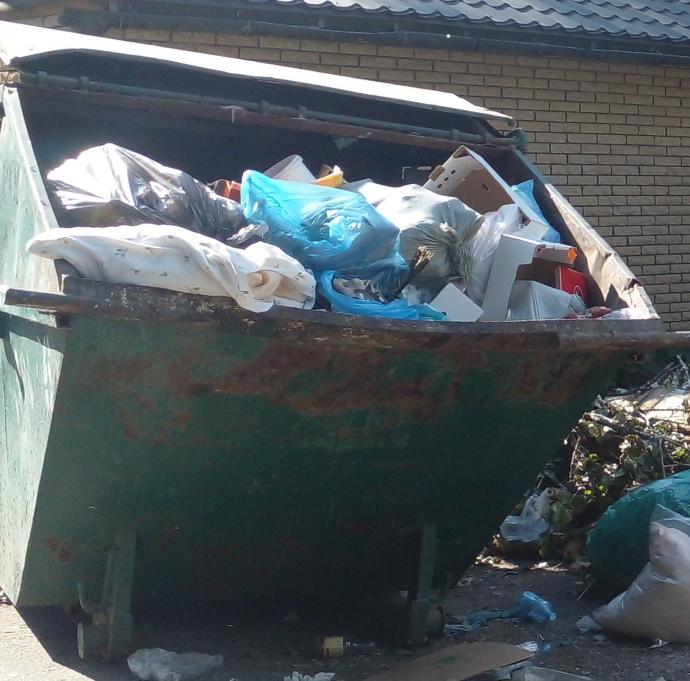
#> input picture cropped_images/17_0.jpg, 1380 x 1361 px (shown at 1/2 size); its folder holds only this picture in this run
$ python AccuracyCheck.py
#> lines starting #> are read from the running program, lines starting #| are printed output that depends on the picture; after the words box and inside, x2 and y2 are one past the last pixel; in counts of white or black regions, pixels touching at a corner belong together
from PIL import Image
import numpy as np
from matplotlib import pyplot as plt
import cv2
import os

image_dir = 'cropped_images'

image_extensions = ['.jpeg', '.jpg']

correct = 0


for target in os.listdir(image_dir):

    with Image.open(f"cropped_images/{target}") as img:
#> img is the input picture: PIL image 1380x1361 RGB; mean R, G, B 82.9, 91.5, 95.5
        div = img.size[1] / 500
#> div = 2.72
        img = img.resize((int(img.size[0]/div), int(img.size[1] / div)))
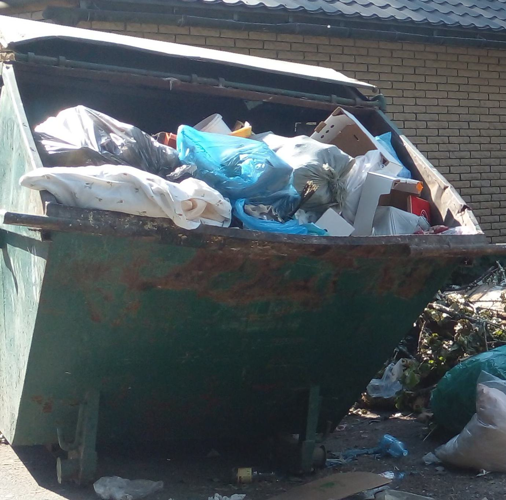
#> img: PIL image 506x500 RGB; mean R, G, B 82.9, 91.5, 95.5

        img_np = np.array(img)
        pallet = np.zeros(img_np.shape[:2])

        for y in range(img.width):
            for x in range(img.height):
                rgb = img_np[x, y]
                if rgb[1] > rgb[0] * 1.1 and rgb[1] > rgb[2] * 1.1:
                    pallet[x,y] = rgb[1]
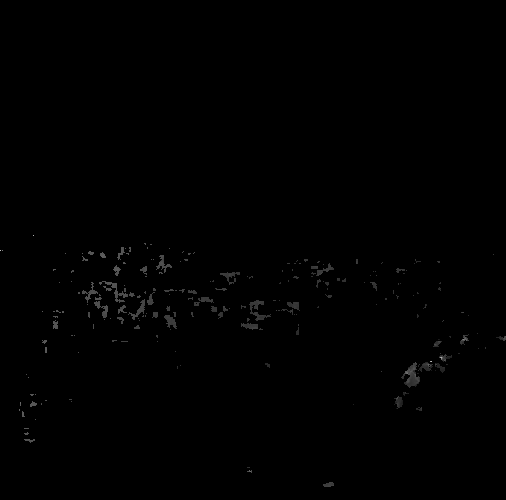
#> pallet: shape (500, 506) float64; min 0, max 191, mean 0.8


    transposed_img = pallet.transpose()
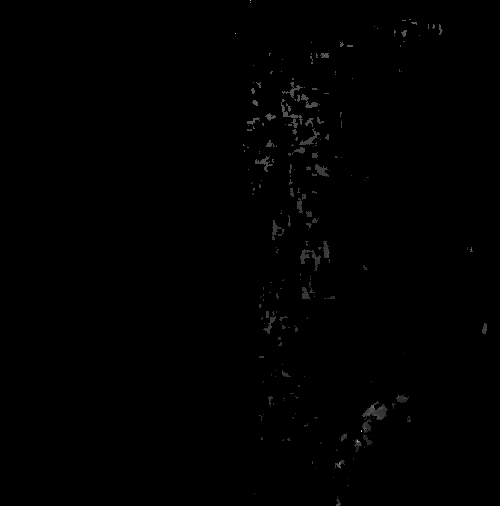
#> transposed_img: shape (506, 500) float64; min 0, max 191, mean 0.8

    siluet=[]

    for idx, row in enumerate(transposed_img):
        indices = np.where(row != 0)

        try:
            siluet.append(indices[0][-1])
        except:
            if len(indices[0]) == 0:
                siluet.append(0)
#> this loop made 506 passes
#> indices on passes 1 to 3: ([250],), (empty array,), ([250],)
#> after the loop, siluet = 506 values, max 486 at index 324, min 0 at index 1, mean 258.7

    final = np.zeros(transposed_img.transpose().shape)

    for x in range(final.shape[1]):
        if siluet[x] > img.size[1] / 3:
            final[siluet[x], x] = 255
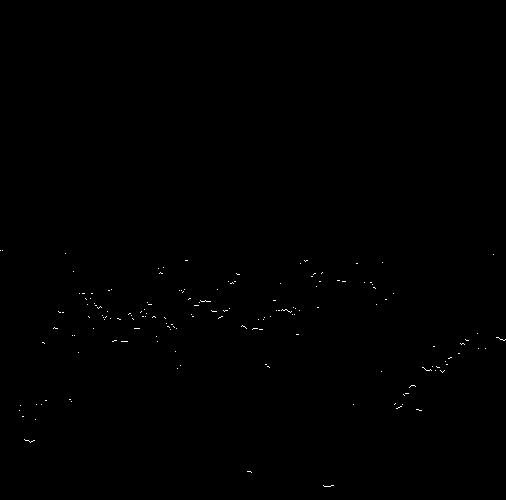
#> final: shape (500, 506) float64; 0.15% white in thin lines or dots, all inside (x1, y1, x2, y2) = (0, 250, 506, 487)

    max_values = []

    for i in ['0','-15','-30','15','30']:
#> (the run stopped early here; a loop or call above may not have finished)

$ run again, on cropped_images/25_1.jpg
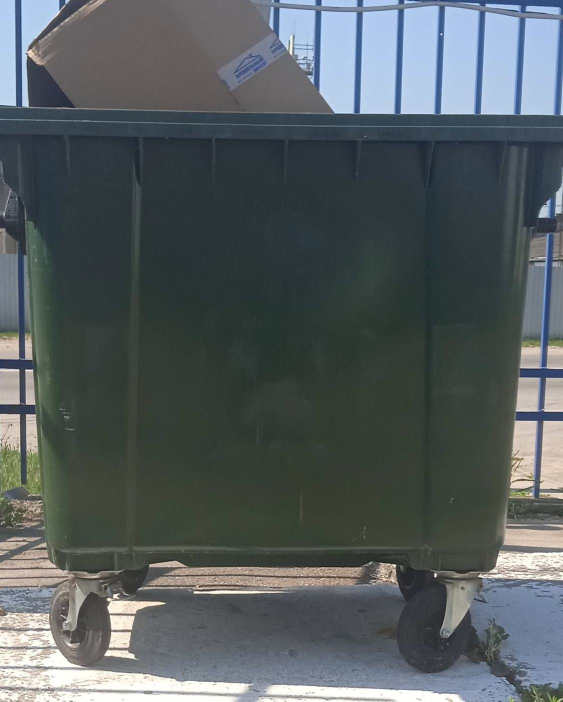
#> input picture cropped_images/25_1.jpg, 1126 x 1403 px (shown at 1/2 size)
#> img is the input picture: PIL image 1126x1403 RGB; mean R, G, B 85.6, 93.4, 95.5
#> img: PIL image 401x500 RGB
#> `transposed_img = pallet.transpose()`:
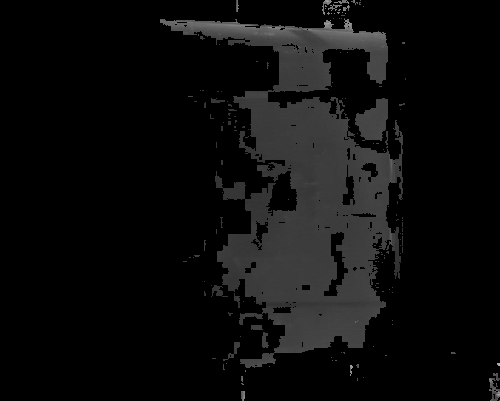
#> transposed_img: shape (401, 500) float64; min 0, max 192, mean 12.6
#> the loop `for idx, row in enumerate(transposed_img):` made 401 passes
#> indices on passes 5, 12, 13: ([236, 237, 323, 327, 328, 333, 355, 359, 360],), ([236, 237, 323],), ([323, 324, 328, 337, 338, 339, 342],)
#> after the loop `for idx, row in enumerate(transposed_img):`: siluet = 401 values, max 499 at index 363, min 0 at index 16, mean 387.8
#> after the loop `for x in range(final.shape[1]):`:
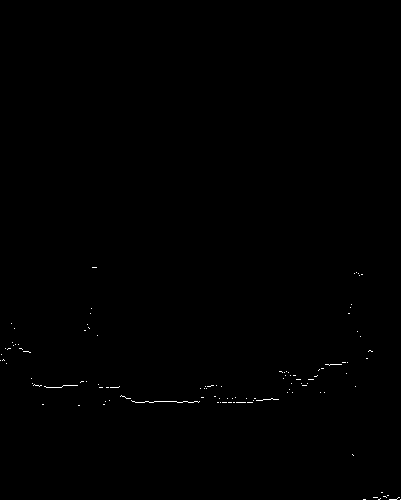
#> final: shape (500, 401) float64; 0.2% white in thin lines or dots, all inside (x1, y1, x2, y2) = (0, 267, 401, 500)
